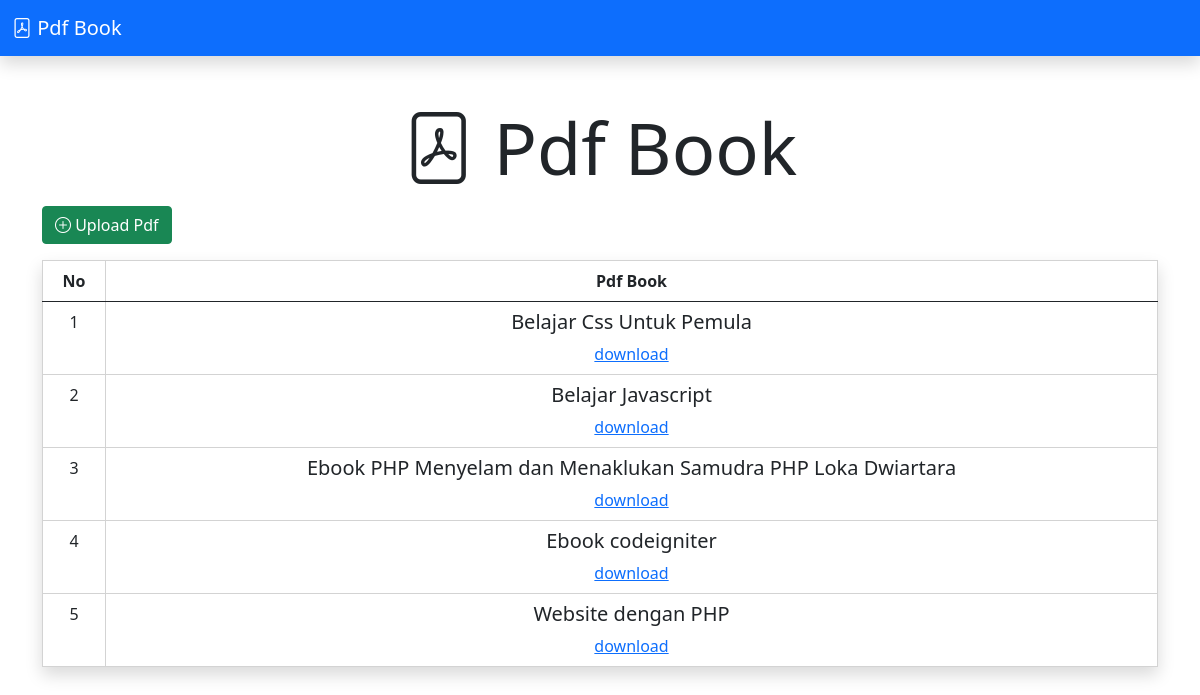
The app's page /pathology/indexw.php with its own data.
### tables this page shows
CREATE TABLE `tb_pdf_book2` (
  `id` int(11) NOT NULL,
  `nama_file_pdf` varchar(100) NOT NULL,
  `judul_file_pdf` varchar(100) NOT NULL
);

### pathology/indexw.php (the view, shortened to what this page needs)
<!doctype html>
<html lang="en">
  <head>
    <link href="https://cdn.jsdelivr.net/npm/bootstrap@5.0.2/dist/css/bootstrap.min.css" rel="stylesheet">
    <link rel="stylesheet" href="https://cdn.jsdelivr.net/npm/bootstrap-icons@1.5.0/font/bootstrap-icons.css">
    <link href="https://cdn.datatables.net/1.10.20/css/dataTables.bootstrap4.min.css" rel="stylesheet" />
  </head>
  <body>
    <nav class="navbar navbar-dark bg-primary shadow mb-5">
      <div class="container-fluid">
       <a class="navbar-brand"><i class="bi bi-file-pdf"></i> Pdf Book</a>
      </div>
    </nav>
<div class="container">
  <div class="row">
      <div class="col">
     <h1 class="display-2 text-center mb-3"><i class="bi bi-file-pdf"></i> Pdf Book</h1>
          <a href="tambah2.php"><button type="button" class="btn btn-success mb-3"><i class="bi bi-plus-circle"></i> Upload Pdf</button></a>
     <table id="dataTable" class="table shadow">
    <thead>
        <tr>
            <th class="text-center">No</th>
            <th class="text-center">Pdf Book</th>
        </tr>
    </thead>
        <?php
            $query = mysqli_query($conn, "SELECT * FROM tb_pdf_book2");
        ?>
    <tbody>
         <?php $i = 1; ?>
        	<?php foreach($query as $data) : ?>
        <tr>
            <td class="text-center"><?php echo $i; ?></td>
            <td class="text-center"><h5><?php echo $data['judul_file_pdf']; ?></h5><a href="download2.php?filename=<?php echo $data['nama_file_pdf']?>">download</a></td>
        </tr>
           <?php $i++; ?>
          <?php endforeach; ?>
    </tbody>
</table>
      </div>
    </div>
</div>
  </body>
</html>

### pathology/indexw.php (style rules this page uses)
table, th, td { border: 1px solid #D3D3D3; }

### records on screen
tb_pdf_book2: judul_file_pdf "Belajar Css Untuk Pemula"
tb_pdf_book2: judul_file_pdf "Belajar Javascript"
tb_pdf_book2: judul_file_pdf "Ebook PHP Menyelam dan Menaklukan Samudra PHP Loka Dwiartara"
tb_pdf_book2: judul_file_pdf "Ebook codeigniter"
tb_pdf_book2: judul_file_pdf "Website dengan PHP"
